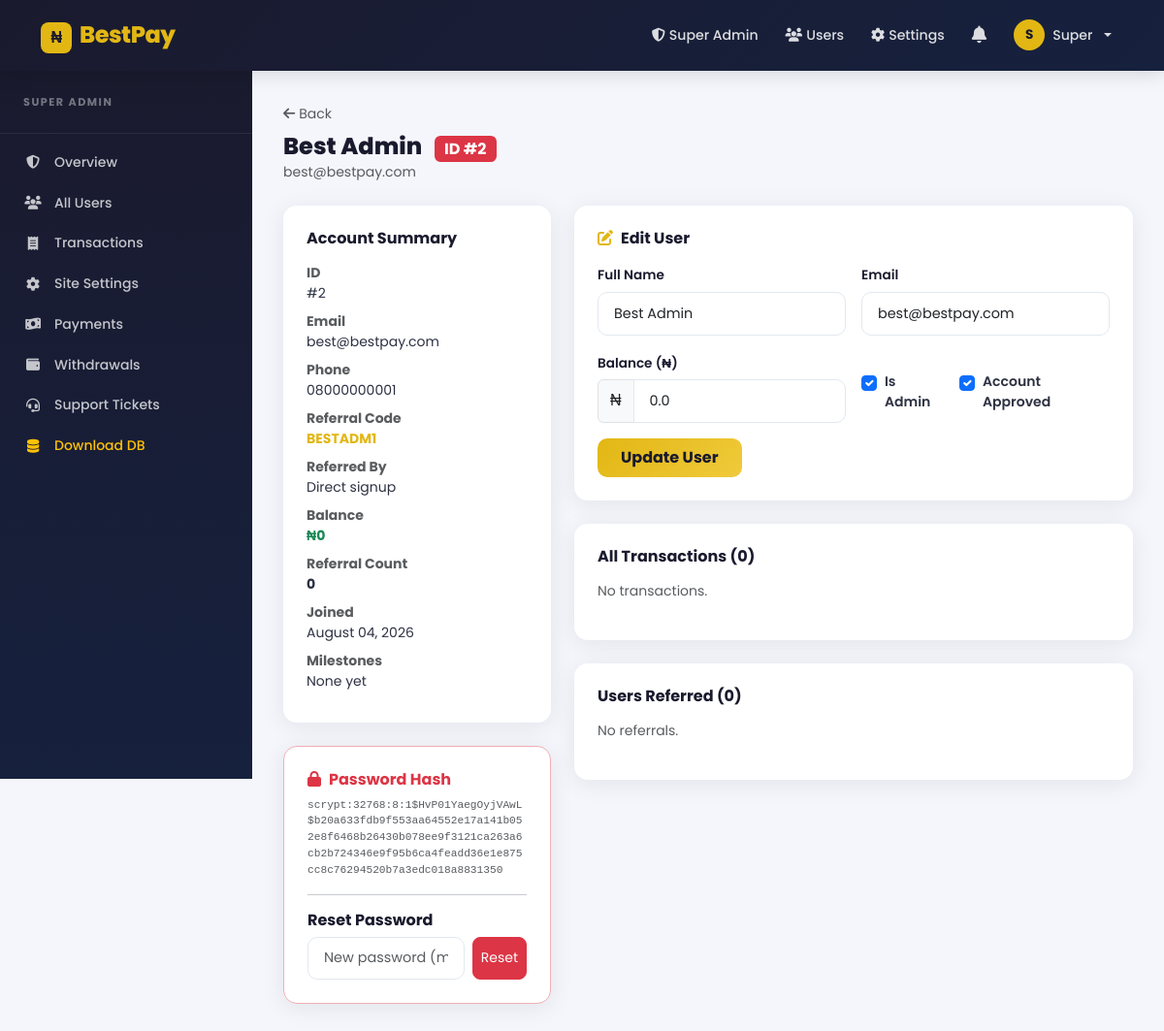
The page /super/users/2 (signed in) on the database its author committed.
### app/models.py (models this page shows, shortened)
class User(UserMixin, db.Model):
    __tablename__ = "users"
    id = db.Column(db.Integer, primary_key=True)
    email = db.Column(db.String(150), unique=True, nullable=False)
    display_name = db.Column(db.String(100), nullable=False)
    phone = db.Column(db.String(20), nullable=True)
    password = db.Column(db.String(256), nullable=False)
    referral_code = db.Column(db.String(20), unique=True, nullable=False, default=generate_referral_code)
    referred_by = db.Column(db.String(20), nullable=True)
    balance = db.Column(db.Float, default=0.0)
    referral_count = db.Column(db.Integer, default=0)
    registration_fee_paid = db.Column(db.Boolean, default=False)
    is_approved = db.Column(db.Boolean, default=False)
    payment_submitted = db.Column(db.Boolean, default=False)
    is_admin = db.Column(db.Boolean, default=False)
    is_super_admin = db.Column(db.Boolean, default=False)
    milestone_3_paid = db.Column(db.Boolean, default=False)
    created_at = db.Column(db.DateTime, default=datetime.utcnow)
    transactions = db.relationship("Transaction", foreign_keys="Transaction.user_id", backref="user", lazy=True)
    withdrawals = db.relationship("Withdrawal", foreign_keys="Withdrawal.user_id", backref="user", lazy=True)
    support_tickets = db.relationship("SupportTicket", foreign_keys="SupportTicket.user_id", backref="user", lazy=True)
    notifications = db.relationship("Notification", foreign_keys="Notification.user_id", backref="user", lazy=True)
    def get_unread_notification_count(self):
        return Notification.query.filter_by(user_id=self.id, is_read=False).count()

### app/routes/super_admin.py (the view, shortened to what this page needs)
@super_admin_bp.route("/users/<int:user_id>", methods=["GET", "POST"])
@login_required
@super_admin_required
def user_detail(user_id):
    user = User.query.get_or_404(user_id)
    form = AdminUserEditForm(obj=user)
    txns = Transaction.query.filter_by(user_id=user_id).order_by(Transaction.created_at.desc()).all()
    referrals = User.query.filter_by(referred_by=user.referral_code).all()
    return render_template(
        "super_admin/user_detail.html",
        user=user, form=form, txns=txns, referrals=referrals
    )

### app/forms.py
class AdminUserEditForm(FlaskForm):
    display_name = StringField("Full Name", validators=[DataRequired()])
    email = StringField("Email", validators=[DataRequired(), Email()])
    balance = FloatField("Balance (₦)", validators=[DataRequired()])
    is_admin = BooleanField("Is Admin")
    is_approved = BooleanField("Account Approved")
    registration_fee_paid = BooleanField("Registration Fee Paid")
    submit = SubmitField("Update User")

### app/helpers.py (called while the page is built)
def super_admin_required(f):
    @wraps(f)
    def decorated(*args, **kwargs):
        if not current_user.is_authenticated:
            abort(401)
        if not current_user.is_super_admin:
            abort(403)
        return f(*args, **kwargs)
    return decorated

### templates/super_admin/user_detail.html (shortened to what this page needs)
{% extends "super_admin/layout.html" %}
{% block super_admin_content %}
<div class="mb-4">
  <a href="{{ url_for('super_admin.users') }}" class="text-muted small text-decoration-none"><i class="fa fa-arrow-left me-1"></i>Back</a>
  <h4 class="fw-800 mt-2 mb-0">{{ user.display_name }} <span class="badge bg-danger ms-2 fs-6">ID #{{ user.id }}</span></h4>
  <p class="text-muted small">{{ user.email }}</p>
</div>
<div class="row g-4">
  <div class="col-lg-4">
    <div class="bp-card p-4 mb-4">
      <h6 class="fw-700 mb-3">Account Summary</h6>
      <dl class="small mb-0">
        <dt class="text-muted">ID</dt><dd>#{{ user.id }}</dd>
        <dt class="text-muted mt-2">Email</dt><dd>{{ user.email }}</dd>
        <dt class="text-muted mt-2">Phone</dt><dd>{{ user.phone or '—' }}</dd>
        <dt class="text-muted mt-2">Referral Code</dt><dd class="fw-700 text-gold">{{ user.referral_code }}</dd>
        <dt class="text-muted mt-2">Referred By</dt><dd>{{ user.referred_by or 'Direct signup' }}</dd>
        <dt class="text-muted mt-2">Balance</dt><dd class="fw-700 text-success">₦{{ "{:,.0f}".format(user.balance) }}</dd>
        <dt class="text-muted mt-2">Referral Count</dt><dd class="fw-700">{{ user.referral_count }}</dd>
        <dt class="text-muted mt-2">Joined</dt><dd>{{ user.created_at.strftime('%B %d, %Y') }}</dd>
        <dt class="text-muted mt-2">Milestones</dt>
        <dd>
          {% if not user.milestone_3_paid %}None yet{% endif %}
        </dd>
      </dl>
    </div>
    <div class="bp-card p-4 mb-4 border border-danger-subtle">
      <h6 class="fw-700 mb-2 text-danger"><i class="fa fa-lock me-2"></i>Password Hash</h6>
      <p class="text-muted" style="font-size:0.7rem;word-break:break-all;font-family:monospace">{{ user.password }}</p>
      <hr>
      <h6 class="fw-700 mb-2">Reset Password</h6>
      <form method="POST" action="{{ url_for('super_admin.reset_password', user_id=user.id) }}">
        <div class="d-flex gap-2">
          <input type="password" name="new_password" class="form-control form-control-sm" placeholder="New password (min 6)" required>
          <button type="submit" class="btn btn-sm btn-danger rounded-3 text-nowrap"
                  data-confirm="Reset password for {{ user.display_name }}?">Reset</button>
        </div>
      </form>
    </div>
  </div>
  <div class="col-lg-8">
    <div class="bp-card p-4 mb-4">
      <h6 class="fw-700 mb-3"><i class="fa fa-edit me-2 text-gold"></i>Edit User</h6>
      <form method="POST">
        <div class="row g-3">
          <div class="col-md-6">
            {{ form.display_name.label(class="form-label") }}
            {{ form.display_name(class="form-control") }}
          </div>
          <div class="col-md-6">
            {{ form.email.label(class="form-label") }}
            {{ form.email(class="form-control") }}
          </div>
          <div class="col-md-6">
            {{ form.balance.label(class="form-label") }}
            <div class="input-group">
              <span class="input-group-text">₦</span>
              {{ form.balance(class="form-control") }}
            </div>
          </div>
          <div class="col-md-6 d-flex align-items-end gap-3 pb-2">
            <div class="form-check">
              {{ form.is_admin(class="form-check-input") }}
              {{ form.is_admin.label(class="form-check-label small fw-600") }}
            </div>
            <div class="form-check">
              {{ form.is_approved(class="form-check-input") }}
              {{ form.is_approved.label(class="form-check-label small fw-600") }}
            </div>
          </div>
          <div class="col-12">
            {{ form.submit(class="btn-gold-full px-4 py-2") }}
          </div>
        </div>
      </form>
    </div>
    <div class="bp-card p-4 mb-4">
      <h6 class="fw-700 mb-3">All Transactions ({{ txns | length }})</h6>
      {% if txns %}
      <div class="table-responsive" style="max-height:300px;overflow-y:auto">
        <table class="table align-middle mb-0 small">
          <thead><tr><th>Date</th><th>Type</th><th>Amount</th><th>Status</th></tr></thead>
          <tbody>
            {% for t in txns %}
            <tr>
              <td class="text-muted">{{ t.created_at.strftime('%b %d, %Y') }}</td>
              <td>{{ t.type | capitalize }}</td>
              <td class="fw-600 {% if t.type == 'withdrawal' %}text-danger{% else %}text-success{% endif %}">
                {{ '-' if t.type == 'withdrawal' else '+' }}₦{{ "{:,.0f}".format(t.amount) }}
              </td>
              <td><span class="badge-status badge-{{ t.status }}">{{ t.status | capitalize }}</span></td>
            </tr>
            {% endfor %}
          </tbody>
        </table>
      </div>
      {% else %}<p class="text-muted small">No transactions.</p>{% endif %}
    </div>
    <div class="bp-card p-4">
      <h6 class="fw-700 mb-3">Users Referred ({{ referrals | length }})</h6>
      {% if referrals %}
      <div class="table-responsive">
        <table class="table align-middle mb-0 small">
          <thead><tr><th>Name</th><th>Email</th><th>Status</th><th>Joined</th></tr></thead>
          <tbody>
            {% for r in referrals %}
            <tr>
              <td class="fw-600">{{ r.display_name }}</td>
              <td>{{ r.email }}</td>
              <td>{% if r.is_approved %}<span class="badge-status badge-approved">Active</span>{% else %}<span class="badge-status badge-pending">Pending</span>{% endif %}</td>
              <td class="text-muted">{{ r.created_at.strftime('%b %d, %Y') }}</td>
            </tr>
            {% endfor %}
          </tbody>
        </table>
      </div>
      {% else %}<p class="text-muted small">No referrals.</p>{% endif %}
    </div>
  </div>
</div>
{% endblock %}

### templates/base.html (shortened to what this page needs)
<!DOCTYPE html>
<html lang="en">
<head>
  <link href="https://cdn.jsdelivr.net/npm/bootstrap@5.3.3/dist/css/bootstrap.min.css" rel="stylesheet" />
  <link rel="stylesheet" href="https://cdnjs.cloudflare.com/ajax/libs/font-awesome/6.5.2/css/all.min.css" />
  <link rel="stylesheet" href="{{ url_for('static', filename='css/style.css') }}" />
</head>
<body>
<nav class="navbar navbar-expand-lg navbar-dark bp-navbar sticky-top">
  <div class="container">
    <a class="navbar-brand fw-800" href="{{ url_for('main.index') }}">
      <span class="brand-icon">₦</span> BestPay
    </a>
    <div class="collapse navbar-collapse" id="navMain">
      <ul class="navbar-nav ms-auto align-items-lg-center gap-lg-1">
        {% if current_user.is_authenticated %}
          {% if current_user.is_super_admin %}
            <li class="nav-item"><a class="nav-link" href="{{ url_for('super_admin.index') }}"><i class="fa fa-shield-halved me-1"></i>Super Admin</a></li>
            <li class="nav-item"><a class="nav-link" href="{{ url_for('super_admin.users') }}"><i class="fa fa-users me-1"></i>Users</a></li>
            <li class="nav-item"><a class="nav-link" href="{{ url_for('super_admin.settings') }}"><i class="fa fa-gear me-1"></i>Settings</a></li>
          {% endif %}
          {% set unread_count = current_user.get_unread_notification_count() %}
          <li class="nav-item dropdown">
            <a class="nav-link position-relative" href="#" role="button" data-bs-toggle="dropdown" id="notifDropdown">
            </a>
              {% set recent_notifs = current_user.notifications | sort(attribute='created_at', reverse=True) %}
          </li>
          <li class="nav-item dropdown">
            <a class="nav-link dropdown-toggle d-flex align-items-center gap-2" href="#" role="button" data-bs-toggle="dropdown">
              <span class="avatar-sm">{{ current_user.display_name[0].upper() }}</span>
              <span class="d-none d-lg-inline">{{ current_user.display_name.split()[0] }}</span>
            </a>
          </li>
        {% else %}
          <li class="nav-item"><a class="nav-link" href="{{ url_for('auth.login') }}">Log In</a></li>
          <li class="nav-item"><a class="btn btn-gold ms-2" href="{{ url_for('auth.signup') }}">Get Started</a></li>
        {% endif %}
      </ul>
    </div>
  </div>
</nav>
<main class="{% block main_class %}{% endblock %}">
  {% block content %}{% endblock %}
</main>
</body>
</html>

### static/css/style.css (style rules this page uses)
:root { --navy: #1a1a2e; --dark: #16213e; --gold: #e2b714; --gold2: #f0ca3b; --bg: #f4f6fb; --white: #ffffff; --text: #2d3142; --muted: #6b7280; --border: #e2e8f0; --card-shadow: 0 4px 24px rgba(26,26,46,0.08); --card-shadow-hover: 0 8px 40px rgba(26,26,46,0.15); --radius: 14px; --transition: all 0.25s cubic-bezier(0.4,0,0.2,1); }
*, *::before, *::after { box-sizing: border-box; }
body { font-family: 'Poppins', sans-serif; background: var(--bg); color: var(--text); min-height: 100vh; display: flex; flex-direction: column; }
h1,h2,h3,h4,h5,h6 { font-weight: 700; color: var(--navy); }
a { transition: var(--transition); }
.fw-600 { font-weight: 600; }
.fw-700 { font-weight: 700; }
.fw-800 { font-weight: 800; }
.text-gold { color: var(--gold) !important; }
.bp-navbar { background: linear-gradient(135deg, var(--navy) 0%, var(--dark) 100%); padding: 0.8rem 0; box-shadow: 0 2px 20px rgba(0,0,0,0.15); }
.bp-navbar .navbar-brand { font-size: 1.5rem; font-weight: 800; color: var(--gold) !important; letter-spacing: -0.5px; }
.brand-icon { display: inline-flex; align-items: center; justify-content: center; width: 32px; height: 32px; background: var(--gold); color: var(--navy); border-radius: 8px; font-weight: 800; font-size: 1rem; margin-right: 4px; }
.bp-navbar .nav-link { color: rgba(255,255,255,0.85) !important; font-weight: 500; font-size: 0.88rem; padding: 0.45rem 0.75rem !important; border-radius: 8px; }
.avatar-sm { display: inline-flex; align-items: center; justify-content: center; width: 32px; height: 32px; background: var(--gold); color: var(--navy); border-radius: 50%; font-weight: 700; font-size: 0.85rem; }
.bp-card { background: var(--white); border-radius: var(--radius); box-shadow: var(--card-shadow); border: none; transition: var(--transition); overflow: hidden; }
.btn-gold-full { background: linear-gradient(135deg, var(--gold) 0%, var(--gold2) 100%); color: var(--navy); border: none; border-radius: 10px; font-weight: 700; padding: 0.7rem 1.6rem; transition: var(--transition); display: inline-block; text-decoration: none; }
.form-control, .form-select { border-radius: 10px; border: 1.5px solid var(--border); padding: 0.65rem 1rem; font-size: 0.9rem; transition: var(--transition); }
.form-label { font-weight: 600; font-size: 0.85rem; color: var(--navy); margin-bottom: 0.4rem; }

### rows shown on the page
User: display_name "S", display_name "Super"
User: display_name "Best Admin", id "2", email "best@bestpay.com", phone "08000000001", referral_code "BESTADM1", referred_by "Direct signup", balance "0", referral_count "0", created_at "August 04, 2026", password "scrypt:32768:8:1$HvP01YaegOyjVAwL$b20a633fdb9f553aa64552e17a141b052e8f6468b26430b078ee9f3121ca263a6cb2b724346e9f95b6ca4feadd36e1e875cc8c76294520b7a3edc018a8831350", balance "0.0", is_admin "☑", is_approved "☑"

### other values the page prints
{{ txns | length }} "0"
{{ referrals | length }} "0"
